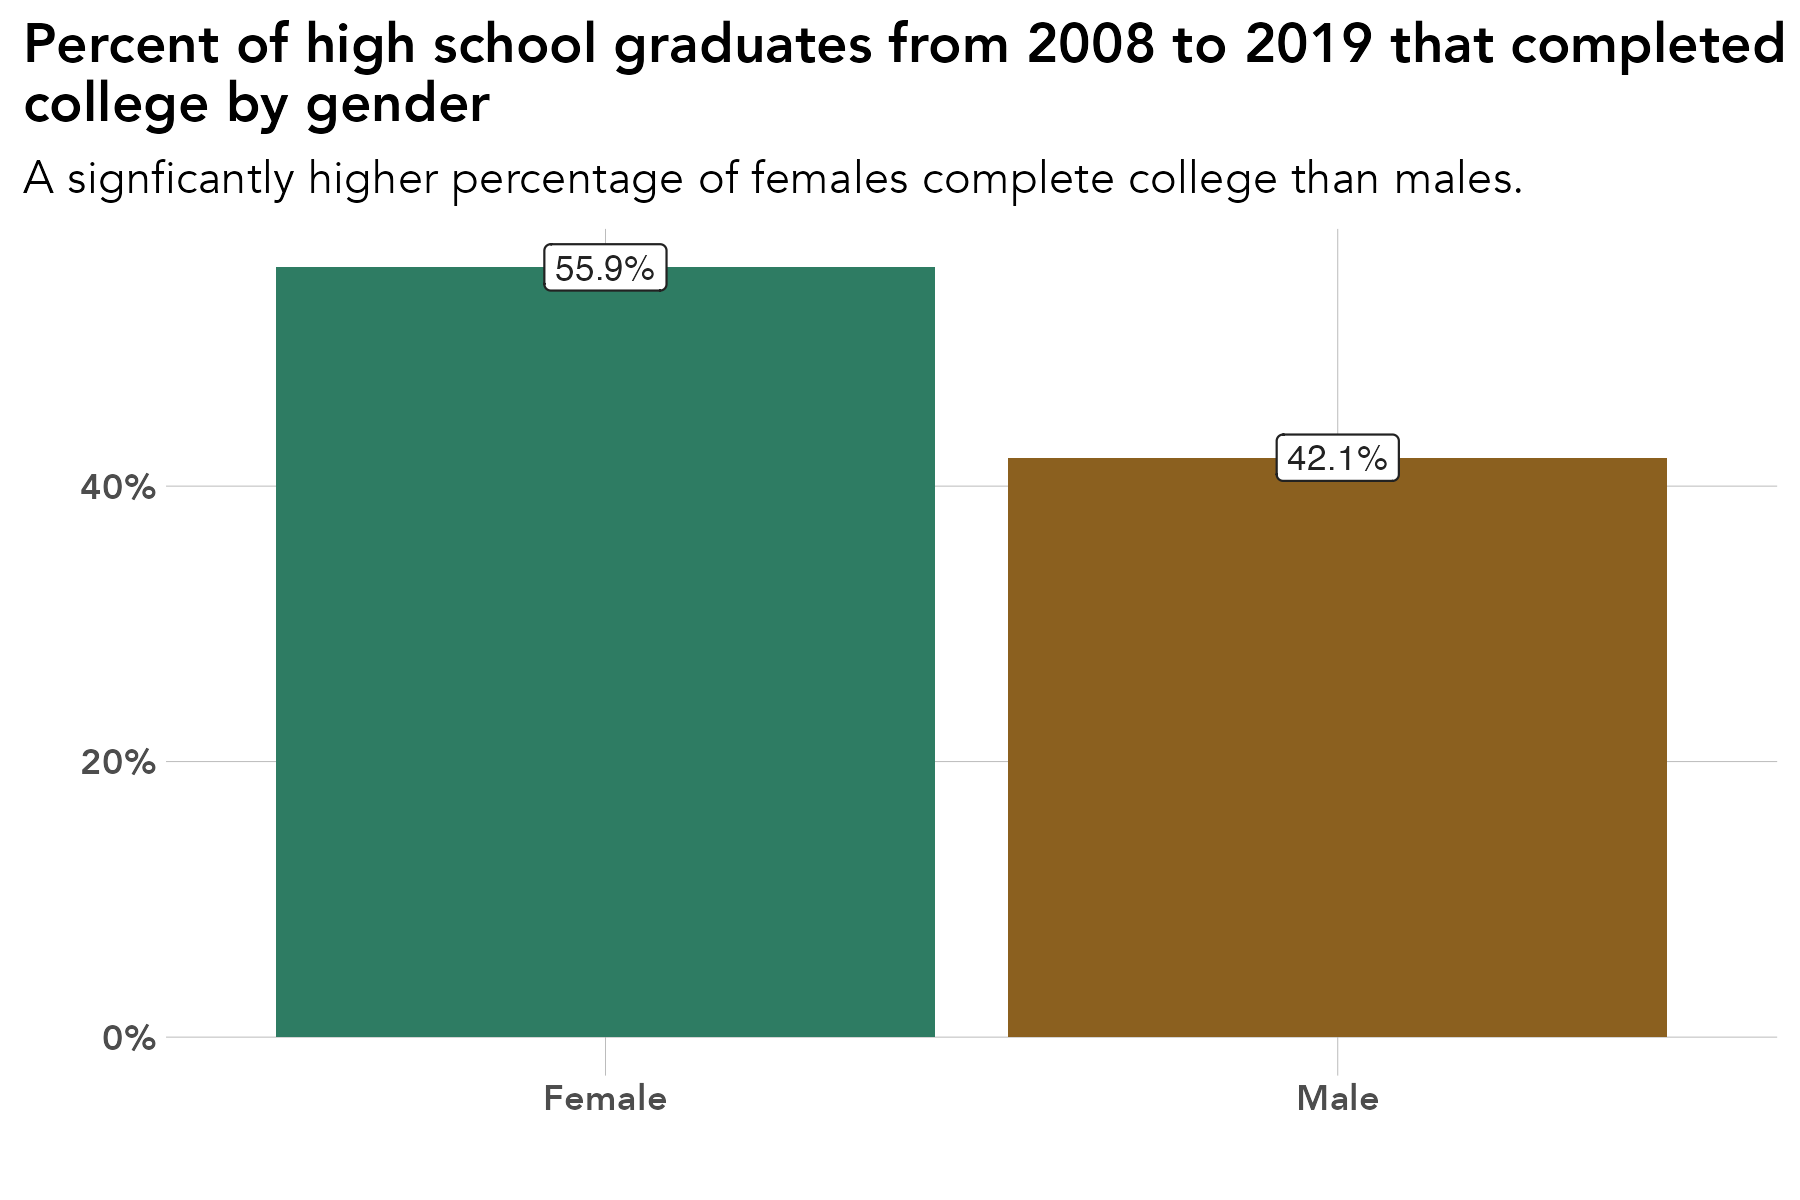

Source code (R):
# library -----------------------------------------------------------------
library(tidyverse)
library(sf)
library(ggrepel)
library(scales)
library(ggiraph)
library(rmapshaper)
library(cowplot)
library(RColorBrewer)
library(readxl)
library(lubridate)
library(readxl)
library(systemfonts)
reset_font_cache()
library(ggtext)
library(janitor)
library(cowplot)
library(ggalluvial)
library(ggsankey)
library(broom)
library(forcats)
library(stringr)


rm(list = ls())

# themes ------------------------------------------------------------------
theme_bar <- theme_bw() +
  theme(panel.grid.major = element_line(color = "grey70", size = 0.1),
        panel.grid.minor = element_blank(),
        axis.ticks = element_blank(),
        axis.text = element_text(face = "bold"),
        panel.border = element_blank(),
        legend.background = element_rect(fill = "transparent", color = "transparent"),
        legend.key = element_rect(fill = "transparent"),
        legend.key.size = unit(1, "lines"),
        legend.margin = margin(0,0,0,0),
        legend.title = element_blank(),
        legend.text = element_text(margin = margin(l = 2)),
        text = element_text(family = "Avenir") ,
        plot.title.position = "plot",
        plot.title = element_text(face = "bold"))

theme_line <- theme_bw() +
  theme(legend.background = element_rect(fill = "transparent", color = "transparent"),
        legend.key = element_rect(fill = "transparent"),
        legend.text = element_text(margin = margin(l = 2)),
        panel.grid.minor = element_blank(),
        panel.grid.major = element_line(color = "grey70", size = 0.1),
        axis.ticks = element_blank(),
        axis.text = element_text(face = "bold"),
        panel.border = element_blank(),
        legend.margin = margin(0,0,0,0),
        legend.key.size = unit(1, "lines"),
        text = element_text(family = "Avenir") ,
        plot.title.position = "plot",
        plot.title = element_text(face = "bold"))


theme_sf <- theme_bw() +
  theme(axis.text.x=element_blank(),
        axis.text.y=element_blank(),
        axis.ticks=element_blank(),
        panel.background = element_blank(),
        panel.grid.major = element_line(color = "white"),
        panel.border = element_blank(),
        legend.title = element_blank(),
        legend.text = element_text(margin = margin(l = 2)),
        legend.margin = margin(0,0,0,0),
        legend.key.size = unit(1, "lines"),
        text = element_text(family = "Avenir") ,
        plot.title.position = "plot",
        plot.title = element_text(face = "bold"))

theme_all <- theme_bw() +
  theme(axis.ticks=element_blank(),
        axis.text.y = element_blank(),
        panel.background = element_blank(),
        panel.grid.major = element_blank(),
        panel.grid = element_blank(),
        panel.border = element_blank(),
        legend.title = element_blank(),
        legend.text = element_text(margin = margin(l = 2)),
        legend.margin = margin(0,0,0,0),
        legend.key.size = unit(1, "lines"),
        text = element_text(family = "Avenir") ,
        plot.title.position = "plot",
        plot.title = element_text(face = "bold"))


regions <- read_csv("/Users/kellyasche/Library/CloudStorage/GoogleDrive-kasche@ruralmn.org/My Drive/Data Prep/R Projects/Join docs/county_regions.csv") %>%
  select(5,6) %>%
  unique() %>%
  mutate(edr = str_replace(edr, "  ", " "),
         planning.region = str_replace(planning.region, " Minnesota", ""),
         planning.region = fct_relevel(planning.region, "Northwest", "Northeast", "Central", "Seven County Mpls-St Paul", "Southwest", "Southeast"),
         edr = fct_relevel(edr, "EDR 1 - Northwest", "EDR 2 - Headwaters", "EDR 3 - Arrowhead", "EDR 4 - West Central", "EDR 5 - North Central", "EDR 6E- Southwest Central", "EDR 6W- Upper Minnesota Valley", "EDR 7E- East Central", "EDR 7W- Central", "EDR 8 - Southwest", "EDR 9 - South Central", "EDR 10 - Southeast", "EDR 11 - 7 County Twin Cities", "Minnesota"))

counties.regions <- read_csv("/Users/kellyasche/Library/CloudStorage/GoogleDrive-kasche@ruralmn.org/My Drive/Data Prep/R Projects/Join docs/county_regions.csv") %>%
  mutate(countyfp = formatC(countyfp, width = 3, flag = "0"),
         Name = str_to_title(Name),
         Name = str_replace(Name, "Q", "q"),
         Name = str_replace(Name, "Of The", "of the"),
         Name = str_replace(Name, "Mcleod", "McLeod"),
         Dem_Desc = ifelse(Name == "Minnesota", "Minnesota", Dem_Desc) ,
         edr = str_replace(edr, "  ", " "),
         planning.region = str_replace(planning.region, " Minnesota", ""),
         planning.region = fct_relevel(planning.region, "Northwest", "Northeast", "Central", "Seven County Mpls-St Paul", "Southwest", "Southeast"),
         edr = fct_relevel(edr, "EDR 1 - Northwest", "EDR 2 - Headwaters", "EDR 3 - Arrowhead", "EDR 4 - West Central", "EDR 5 - North Central", "EDR 6E- Southwest Central", "EDR 6W- Upper Minnesota Valley", "EDR 7E- East Central", "EDR 7W- Central", "EDR 8 - Southwest", "EDR 9 - South Central", "EDR 10 - Southeast", "EDR 11 - 7 County Twin Cities", "Minnesota"))

color.ruca <- c("Entirely rural" = "#009933", "Town/rural mix" = "#99CC33", "Urban/town/rural mix" = "#CC9966", "Entirely urban" = "#754C29", "Minnesota" = "black")

color.pr <- c("Northwest" = "#4575b4","Northeast" = "grey", "Central" = "#fee090", "Seven County Mpls-St Paul" = "#d73027", "Southwest" = "#91bfdb", "Southeast" = "#fc8d59", "Minnesota" = "black")

color.edr <- c("EDR 1 - Northwest" = "#b3cde3", "EDR 2 - Headwaters" = "#8c96c6", "EDR 3 - Arrowhead" = "#fe9929", "EDR 4 - West Central" = "#8856a7", "EDR 5 - North Central" = "#810f7c", "EDR 6E- Southwest Central" = "#e5f5f9", "EDR 6W- Upper Minnesota Valley" = "#bdc9e1", "EDR 7E- East Central" = "#99d8c9", "EDR 7W- Central" = "#2ca25f", "EDR 8 - Southwest" = "#74a9cf", "EDR 9 - South Central" = "#0570b0", "EDR 10 - Southeast" = "#d7301f", "EDR 11 - 7 County Twin Cities" = "#d8b365", "Minnesota" = "black")

color.pr.edr <- c ("Northwest" = "#4575b4","Northeast" = "#e0f3f8", "Central" = "#fee090", "Seven County Mpls-St Paul" = "#d73027", "Southwest" = "#91bfdb", "Southeast" = "#fc8d59", "Minnesota" = "black", "EDR 1 - Northwest" = "#b3cde3", "EDR 2 - Headwaters" = "#8c96c6", "EDR 3 - Arrowhead" = "#fe9929", "EDR 4 - West Central" = "#8856a7", "EDR 5 - North Central" = "#810f7c", "EDR 6E- Southwest Central" = "#e5f5f9", "EDR 6W- Upper Minnesota Valley" = "#bdc9e1", "EDR 7E- East Central" = "#99d8c9", "EDR 7W- Central" = "#2ca25f", "EDR 8 - Southwest" = "#74a9cf", "EDR 9 - South Central" = "#0570b0", "EDR 10 - Southeast" = "#d7301f", "EDR 11 - 7 County Twin Cities" = "#d8b365")

color.six <- c("#009933", "#4575b4", "grey", "#fee090", "#fc8d59", "#d73027")

mn_counties <- st_read("/Users/kellyasche/Library/CloudStorage/GoogleDrive-kasche@ruralmn.org/My Drive/Data Prep/R Projects/Shapefiles/County shapefiles/MNCounties_MNDOT.shp", quiet = TRUE) %>%
  ms_simplify(keep = .01, keep_shapes = TRUE) %>%
  rename("countyfp" = "FIPS_CODE")

counties.regions.1 <- counties.regions %>%
  mutate(statefp = "27",
         project.pr = ifelse(edr %in% c("EDR 1 - Northwest", "EDR 2 - Headwaters", "EDR 4 - West Central"), "Northwest",
                             ifelse(edr == "EDR 3 - Arrowhead", "Northeast",
                                    ifelse(edr %in% c("EDR 5 - North Central", "EDR 7E- East Central", "EDR 7W- Central"), "Central",
                                           ifelse(edr %in% c("EDR 6E- Southwest Central", "EDR 6W- Upper Minnesota Valley", "EDR 8 - Southwest"), "Southwest",
                                                  ifelse(edr %in% c("EDR 9 - South Central", "EDR 10 - Southeast"), "Southern", as.character(planning.region)))))),
         project.pr = fct_relevel(project.pr, "Northwest", "Northeast", "Central", "Seven County Mpls-St Paul", "Southwest", "Southern"))


# Prep data ---------------------------------------------------------------

original <- read_csv("Data/SLEDS/Masters/Master-report-dataset.csv")

data <- original %>%
  filter(grad.year < 2019) %>%
  filter(ps.grad != "Attending ps") %>%
  group_by(Gender, ps.grad) %>%
  summarize(n = n()) %>%
  ungroup() %>%
  group_by(Gender) %>%
  mutate(pct = n / sum(n)) %>%
  ungroup() %>%
  mutate(ps.grad = ifelse(ps.grad == "Y", "Yes", "No"),
         Gender = ifelse(Gender == "F", "Female", "Male"))

levels(data$ps.grad)
# Create chart ------------------------------------------------------------

ggplot(data = filter(data, ps.grad == "Yes"), aes(Gender, pct, fill = Gender)) +
  geom_col(position = "dodge") +
  geom_label(aes(label = percent(pct, accuracy = .1)), show.legend = FALSE, position = position_dodge(width = .9), fill = "white", color = "#222222", size = 3) +
  labs(x="", 
       y = "", 
       title = "Percent of high school graduates from 2008 to 2019 that completed\ncollege by gender", 
       subtitle = "A signficantly higher percentage of females complete college than males.")+
  scale_y_continuous(labels=scales::percent) +
  theme_bar+
  scale_fill_manual(values = c("#2E7C63", "#8B601F"),
                    guide = guide_legend(ncol = 2)) +
  theme(legend.position = "none")

ggsave(filename = "Charts/Paper report 3/college-grad-gender.pdf", device = cairo_pdf, dpi = "print", width = 6, height = 4)

ggsave(filename = "Charts/Paper report 3/college-grad-gender.png", dpi = "print", width = 6, height = 4)
